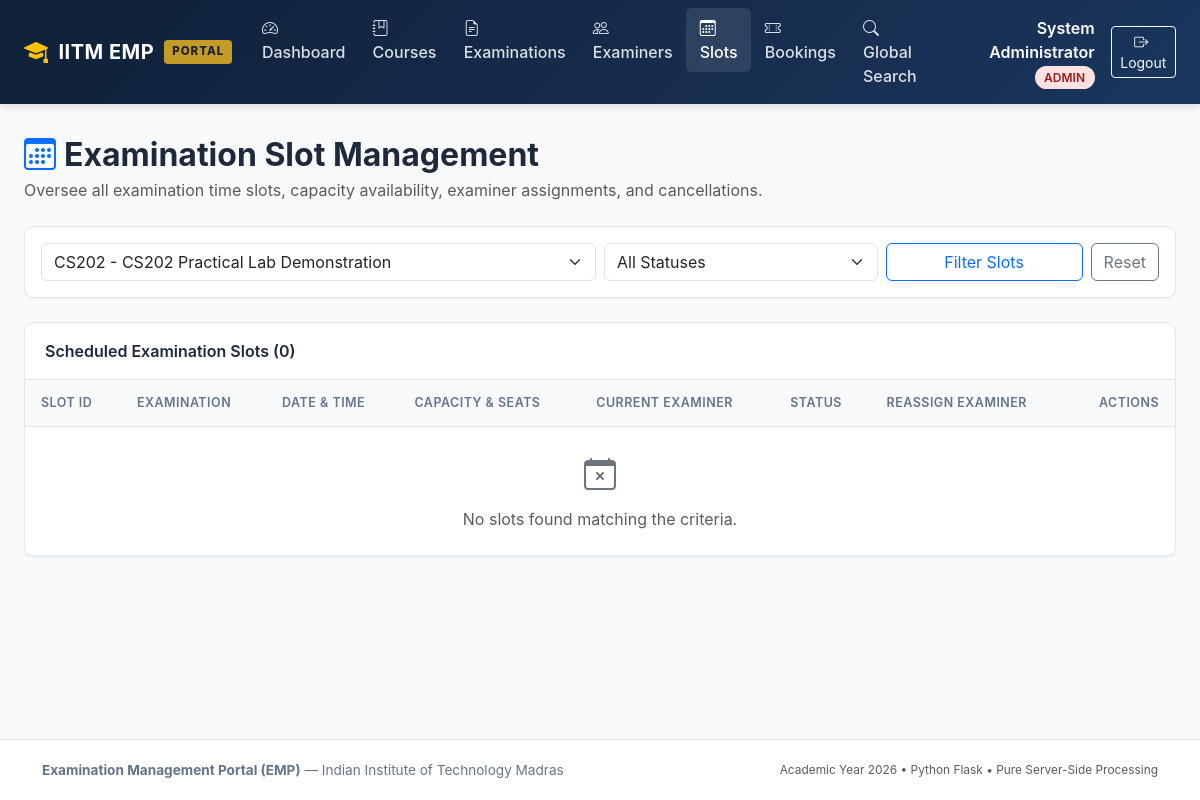
Before: /admin/slots?exam_id=2 (signed in) with the older database file.
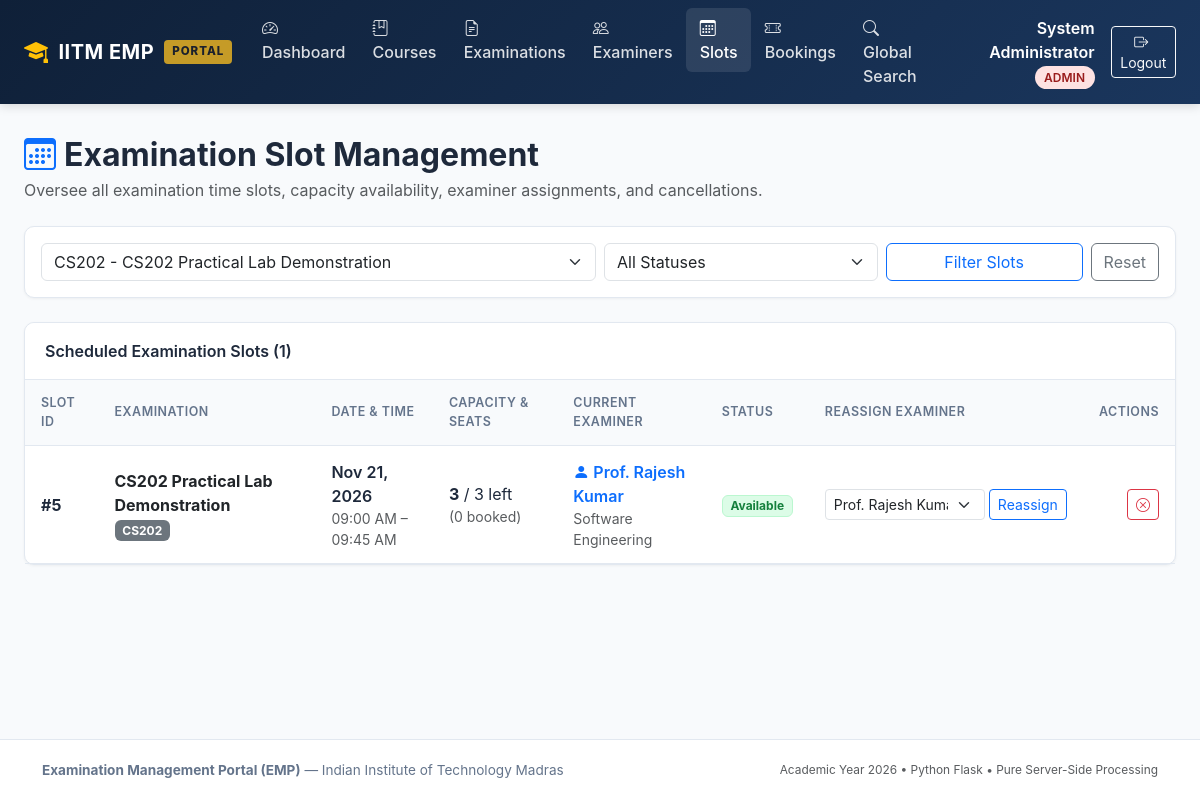
After: the same page with the newer database file.
### models/slot.py (models this page shows, shortened)
class ExaminationSlot(db.Model):
    __tablename__ = 'examination_slots'
    slot_id = db.Column(db.Integer, primary_key=True, autoincrement=True)
    examination_id = db.Column(db.Integer, db.ForeignKey('examinations.exam_id', ondelete='CASCADE'), nullable=False)
    examiner_id = db.Column(db.Integer, db.ForeignKey('users.id', ondelete='CASCADE'), nullable=False)
    date = db.Column(db.Date, nullable=False)
    start_time = db.Column(db.Time, nullable=False)
    end_time = db.Column(db.Time, nullable=False)
    maximum_student_capacity = db.Column(db.Integer, nullable=False, default=1)
    available_seats = db.Column(db.Integer, nullable=False, default=1)
    status = db.Column(db.String(30), nullable=False, default='Available')
    examination = db.relationship('Examination', back_populates='slots')
    examiner = db.relationship('User', back_populates='slots', foreign_keys=[examiner_id])
    bookings = db.relationship('Booking', back_populates='slot', cascade='all, delete-orphan')

### models/examination.py (models this page shows, shortened)
class Examination(db.Model):
    __tablename__ = 'examinations'
    exam_id = db.Column(db.Integer, primary_key=True, autoincrement=True)
    course_id = db.Column(db.Integer, db.ForeignKey('courses.course_id', ondelete='CASCADE'), nullable=False)
    examination_name = db.Column(db.String(200), nullable=False)
    examination_type = db.Column(db.String(50), nullable=False)
    duration = db.Column(db.Integer, nullable=False, default=30)
    maximum_marks = db.Column(db.Float, nullable=False, default=100.0)
    slot_creation_start = db.Column(db.DateTime, nullable=False)
    slot_creation_end = db.Column(db.DateTime, nullable=False)
    slot_booking_start = db.Column(db.DateTime, nullable=False)
    slot_booking_end = db.Column(db.DateTime, nullable=False)
    status = db.Column(db.String(30), nullable=False, default='Draft')
    course = db.relationship('Course', back_populates='examinations')
    rubrics = db.relationship('Rubric', back_populates='examination', cascade='all, delete-orphan')
    slots = db.relationship('ExaminationSlot', back_populates='examination', cascade='all, delete-orphan')

### models/course.py (models this page shows, shortened)
class Course(db.Model):
    __tablename__ = 'courses'
    course_id = db.Column(db.Integer, primary_key=True, autoincrement=True)
    course_code = db.Column(db.String(50), unique=True, nullable=False, index=True)
    course_name = db.Column(db.String(200), nullable=False)
    description = db.Column(db.Text, nullable=True)
    status = db.Column(db.String(20), nullable=False, default='active')
    examinations = db.relationship('Examination', back_populates='course', cascade='all, delete-orphan')

### models/user.py (models this page shows, shortened)
class User(UserMixin, db.Model):
    __tablename__ = 'users'
    id = db.Column(db.Integer, primary_key=True, autoincrement=True)
    name = db.Column(db.String(150), nullable=False)
    email = db.Column(db.String(150), unique=True, nullable=False, index=True)
    password_hash = db.Column(db.String(256), nullable=False)
    role = db.Column(db.String(20), nullable=False)
    status = db.Column(db.String(20), nullable=False, default='active')
    created_at = db.Column(db.DateTime, default=datetime.now, nullable=False)
    examiner_profile = db.relationship('ExaminerProfile', back_populates='user', uselist=False, cascade='all, delete-orphan')
    slots = db.relationship('ExaminationSlot', back_populates='examiner', foreign_keys='ExaminationSlot.examiner_id', cascade='all, delete-orphan')
    bookings = db.relationship('Booking', back_populates='student', foreign_keys='Booking.student_id', cascade='all, delete-orphan')

class ExaminerProfile(db.Model):
    __tablename__ = 'examiner_profiles'
    examiner_id = db.Column(db.Integer, db.ForeignKey('users.id', ondelete='CASCADE'), primary_key=True)
    name = db.Column(db.String(150), nullable=False)
    contact_details = db.Column(db.String(150), nullable=True)
    department = db.Column(db.String(150), nullable=True)
    status = db.Column(db.String(20), nullable=False, default='pending')
    user = db.relationship('User', back_populates='examiner_profile')

### routes/admin.py (the view)
@admin_bp.route('/slots')
def slots():
    exam_id = request.args.get('exam_id')
    status_filter = request.args.get('status', '').strip()
    query = ExaminationSlot.query
    if exam_id:
        query = query.filter_by(examination_id=exam_id)
    if status_filter:
        query = query.filter_by(status=status_filter)
    slot_list = query.order_by(ExaminationSlot.date.desc(), ExaminationSlot.start_time.asc()).all()
    examinations = Examination.query.all()
    examiners = User.query.filter_by(role='examiner', status='active').all()
    return render_template('admin/slots.html', slots=slot_list, examinations=examinations, examiners=examiners, selected_exam_id=exam_id, status_filter=status_filter)

### routes/admin.py (called while the page is built)
@admin_bp.before_request
@login_required
@role_required('admin')
def check_admin():
    pass

### templates/admin/slots.html (shortened to what the changed rows need)
{% extends 'base.html' %}
{% block content %}
<div class="d-flex flex-column flex-md-row justify-content-between align-items-md-center mb-4 gap-2">
  <div>
    <h2 class="fw-bold mb-1"><i class="bi bi-calendar3 text-primary me-2"></i>Examination Slot Management</h2>
  </div>
</div>
<div class="emp-card">
  <div class="emp-card-header d-flex justify-content-between align-items-center">
    <span>Scheduled Examination Slots ({{ slots|length }})</span>
  </div>
  <div class="table-responsive">
    <table class="emp-table">
      <thead>
        <tr>
          <th>Slot ID</th>
          <th>Examination</th>
          <th>Date & Time</th>
          <th>Capacity & Seats</th>
          <th>Current Examiner</th>
          <th>Status</th>
          <th>Reassign Examiner</th>
          <th class="text-end">Actions</th>
        </tr>
      </thead>
      <tbody>
        {% for slot in slots %}
        <tr>
          <td class="fw-bold">#{{ slot.slot_id }}</td>
          <td>
            <div class="fw-bold text-dark">{{ slot.examination.examination_name }}</div>
            <span class="badge bg-secondary small">{{ slot.examination.course.course_code }}</span>
          </td>
          <td>
            <div class="fw-semibold">{{ slot.date | date_format }}</div>
            <div class="text-muted small">{{ slot.start_time | time_format }} &ndash; {{ slot.end_time | time_format }}</div>
          </td>
          <td>
            <span class="fw-bold fs-6">{{ slot.available_seats }}</span> / {{ slot.maximum_student_capacity }} left
            <div class="text-muted small">({{ slot.bookings|length }} booked)</div>
          </td>
          <td>
            <div class="fw-semibold text-primary"><i class="bi bi-person-fill me-1"></i>{{ slot.examiner.name }}</div>
            <div class="small text-muted">{{ slot.examiner.examiner_profile.department if slot.examiner.examiner_profile else '' }}</div>
          </td>
          <td>
            {% if slot.status == 'Available' %}
              <span class="badge badge-status-available">Available</span>
            {% elif slot.status == 'Full' %}
              <span class="badge badge-status-full">Full</span>
            {% elif slot.status == 'Cancelled' %}
              <span class="badge badge-status-cancelled">Cancelled</span>
            {% else %}
              <span class="badge badge-status-completed">Completed</span>
            {% endif %}
          </td>
          <td>
            <form method="POST" action="{{ url_for('admin.reassign_slot', slot_id=slot.slot_id) }}" class="d-flex gap-1 align-items-center">
              <select name="examiner_id" class="form-select form-select-sm" style="width: 160px;" required>
                {% for ex in examiners %}
                  <option value="{{ ex.id }}" {% if ex.id == slot.examiner_id %}selected{% endif %}>
                    {{ ex.name }}
                  </option>
                {% endfor %}
              </select>
              <button type="submit" class="btn btn-sm btn-outline-primary" title="Confirm Reassignment">Reassign</button>
            </form>
          </td>
          <td class="text-end">
            <div class="d-inline-flex gap-1">
              {% if slot.status != 'Cancelled' %}
                <form method="POST" action="{{ url_for('admin.cancel_slot', slot_id=slot.slot_id) }}" class="d-inline" onsubmit="return confirm('Cancel this slot? Any booked students will be impacted.');">
                  <button type="submit" class="btn btn-sm btn-outline-danger" title="Cancel Slot">
                    <i class="bi bi-x-circle"></i>
                  </button>
                </form>
              {% endif %}
            </div>
          </td>
        </tr>
        {% else %}
        <tr>
          <td colspan="8" class="text-center py-4 text-muted">
            <i class="bi bi-calendar-x fs-2 d-block text-secondary mb-2"></i>
            No slots found matching the criteria.
          </td>
        </tr>
        {% endfor %}
      </tbody>
    </table>
  </div>
</div>
{% endblock %}

Changed rows visible on the page:
added ExaminationSlot: slot_id "5", examination.examination_name "CS202 Practical Lab Demonstration", examination.course.course_code "CS202", date "Nov 21, 2026", start_time "09:00 AM", end_time "09:45 AM", available_seats "3", maximum_student_capacity "3", bookings|length "0", examiner.name "Prof. Rajesh Kumar", examiner.examiner_profile "Software Engineering", status "Available", examiner_id "Prof. Rajesh Kumar"
Other visible differences:
{{ slots|length }}: "0" → "1"
text no longer shown: "No slots found matching the criteria."
